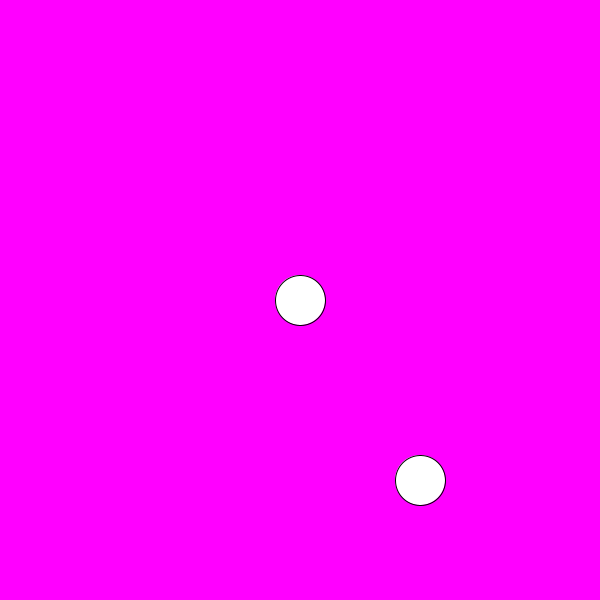
Frame 1 (no input)
Frame 60 (the mouse pressed at the canvas centre just before this capture): identical to frame 1, image omitted
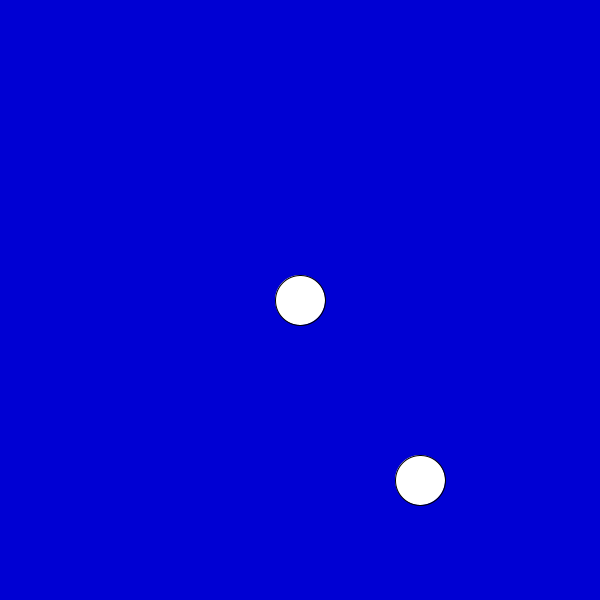
Frame 120 (the mouse held since frame 60 and released just before this capture)

The Processing sketch that drew these frames (run headless with seeded random() and noise(); from frame 60 on, the mouse is pressed at the canvas centre):

// Processing sketch: float_return_type
// ── float_return_type.pde
float x, y, x1, y1;
int size = 50;
int b; 
int bgColor; 
void setup(){
  size(600, 600); 
  x = width/2;
  y = width/2; 
  
  x1 = width*.7;
  y1 = width*.8; 
}

void draw(){
//   if(calcDist(x, y)<size/2){
//     background(255,255,0);
//   }else if(calcDist (x1, y1)<size/2){
//     background(255, 0, 0);
//   }else{
//     background(255,0,255); 
//   }

   bgColor = int(map(calcDist(x,y), 0, width/2, 0, 255)); 
   b = int(map(calcDist(x1, y1), 0, width/2, 100, 255)); 
   background(bgColor, 0, b);
   
   println(calcDist(x, y)); 
   ellipse(x, y, size, size);
   ellipse(x1, y1, size, size);
}

float calcDist(float xPos,float yPos){
  float dist = dist(mouseX, mouseY, xPos, yPos); 
  return dist;
}






////Function 
//void returnASTring(String string1; String
////String returnAStrong(String string){
////  String a = string;
////  return a; 
  
//  //Function Call
//  void draw(){
//  String s = returnAString("i am a string");
//  String t = returnAString("this is a new string");
//  println(s + "\n" + t);
